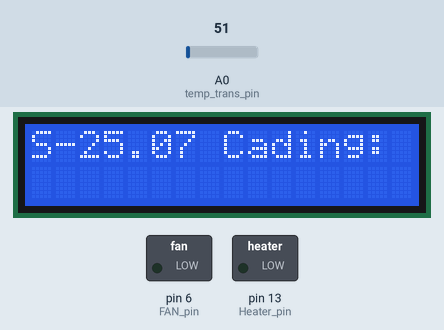
Recording of a sketch running on a simulated Arduino Uno, built with avr-gcc and run on an emulated ATmega328P. On the bench: 16×2 character LCD, switched loads named in the sketch (green lamp = pin HIGH). Inputs (shaded band) come from the test bench; at power-on: A0 (temp_trans_pin) = 51. What the sketch prints to the serial monitor is not drawn.

Above: at 3.2 s.
3.3 s: A0 (temp_trans_pin) set to 137
At 9.6 s:
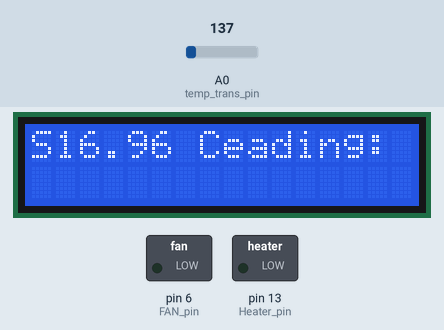
12.6 s: A0 (temp_trans_pin) set to 159
At 15.9 s:
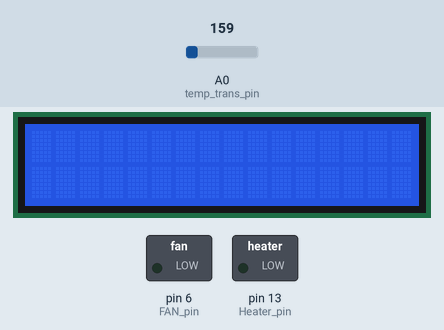
23.6 s: A0 (temp_trans_pin) set to 112
At 25.3 s:
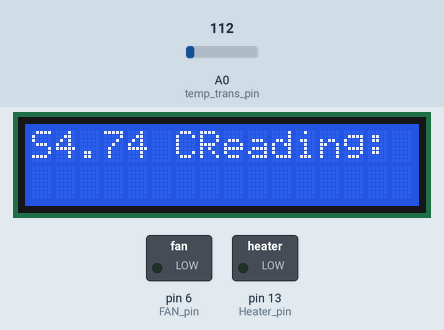
Timing chart, 0 to 40.6 s (numbered marks = the images above; inputs shaded):
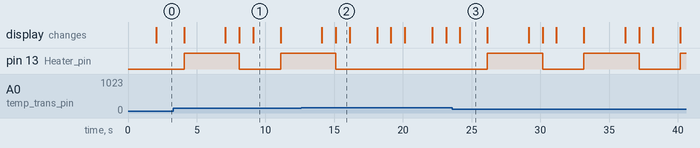

Measured:
- the behaviour switches between 143 and 144 on A0 (temp_trans_pin) (found by bisection; images 1 and 2)
- after the input at 3.3 s, the display: first differs from a run without the input after 5.8 s (image 1)
- after the input at 12.6 s, pin 13 (Heater_pin): goes on until 15.1 s, then stays LOW
- after the input at 23.6 s, pin 13 (Heater_pin): alternates HIGH for 4.0 s and LOW for 3.0 s, starting after 2.6 s; the display: changes after 0.55 s (image 3)
- what the display in image 1 shows lasts 2.0 s, from 9.1 s to 11.1 s
- what the display in image 2 shows lasts 1.0 s, from 15.1 s to 16.1 s

The sketch:

automatic_room_temperature_controller.ino
```cpp
const int temp_trans_pin = A0;
const int Heater_pin = 13;
const int FAN_pin = 6;
float Eqv_volt , SensorTemp;
float MinTemp = 20, MaxTemp = 35;
#include<LiquidCrystal.h>
LiquidCrystal LCD(12,11,5,4,3,2);

void setup(){

  LCD.begin(16,2);
  Serial.begin(9600);
  pinMode(Heater_pin, OUTPUT);
  pinMode(FAN_pin, OUTPUT);
  LCD.print("Room Temp(C): ");
  LCD.setCursor(1,0);
  LCD.print(MinTemp); LCD.print(" - "); LCD.print(MaxTemp);

  delay(2000);
}

void loop(){
  Eqv_volt=analogRead(temp_trans_pin)*5.0/1023;
  SensorTemp = 100.0*Eqv_volt-50.0;

  LCD.clear();
  LCD.print("Sensor Reading: ");
  Serial.print("Sensor Reading: ");
  LCD.setCursor(1,0);
  LCD.print(SensorTemp); LCD.print(" C");
  Serial.print(SensorTemp); Serial.print(" C");
  Serial.println();

  delay(2000);

  if (SensorTemp>MaxTemp){
    LCD.clear();
    LCD.print("Temp is HIGHER!");
    LCD.setCursor(0,1); LCD.print("Turn on FAN!");
    for (int i=0; i<=255; i++){
      analogWrite(FAN_pin, i);
    }
    delay(2000);

    LCD.clear();
    LCD.print("Now Temp is OK!");
    LCD.setCursor(0,1);
    LCD.print("Turn off FAN!");
    for (int i=255; i>=0; i--){
      analogWrite(FAN_pin, i);
    }
    delay(2000);
  }

  else if(SensorTemp<MinTemp){
    LCD.clear();
    LCD.print("Temp is LOWER!");
    LCD.setCursor(0,1);
    LCD.print("Turn on the Heater!");

    digitalWrite(Heater_pin, HIGH);
    delay(3000);

    LCD.clear();
    LCD.print("Temp is LOWER!");
    LCD.setCursor(0,1);
    LCD.print("Turn off the Heater!");
    delay(1000);
    digitalWrite(Heater_pin, LOW);
    LCD.clear();
  }

  else if(SensorTemp>MinTemp && SensorTemp<MaxTemp){
    LCD.clear();
    LCD.print("Temp is NORMAL!");
    LCD.setCursor(0,1);
    LCD.print("Turn off all!");
    delay(1000);
    LCD.clear();
  }
  else{
    LCD.clear();
    LCD.print("Something went wrong!");
    LCD.setCursor(0,1);
    LCD.print("Wrong in the circuit!");
    delay(1000);
    LCD.clear();

  }

  delay(1000);
}
```
